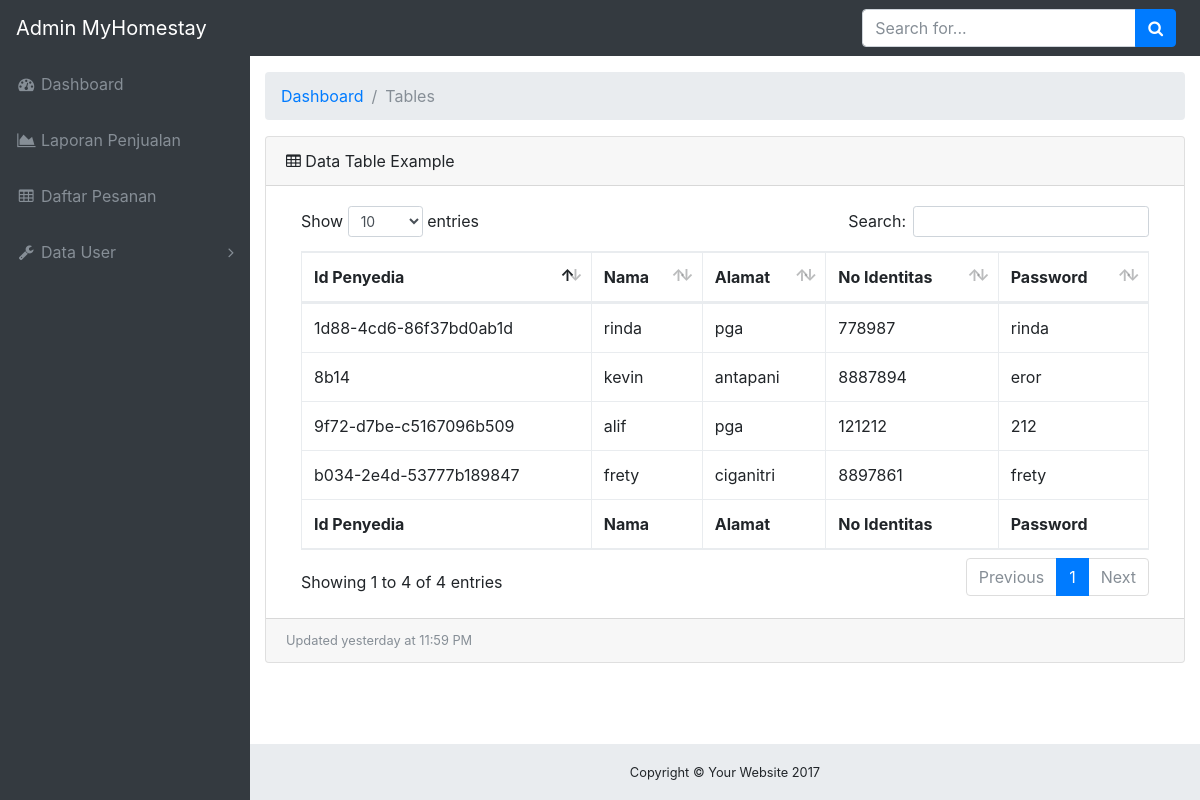
The page /controller/controller.php?fungsi=lihatDatPenyedia on the database as committed earlier.
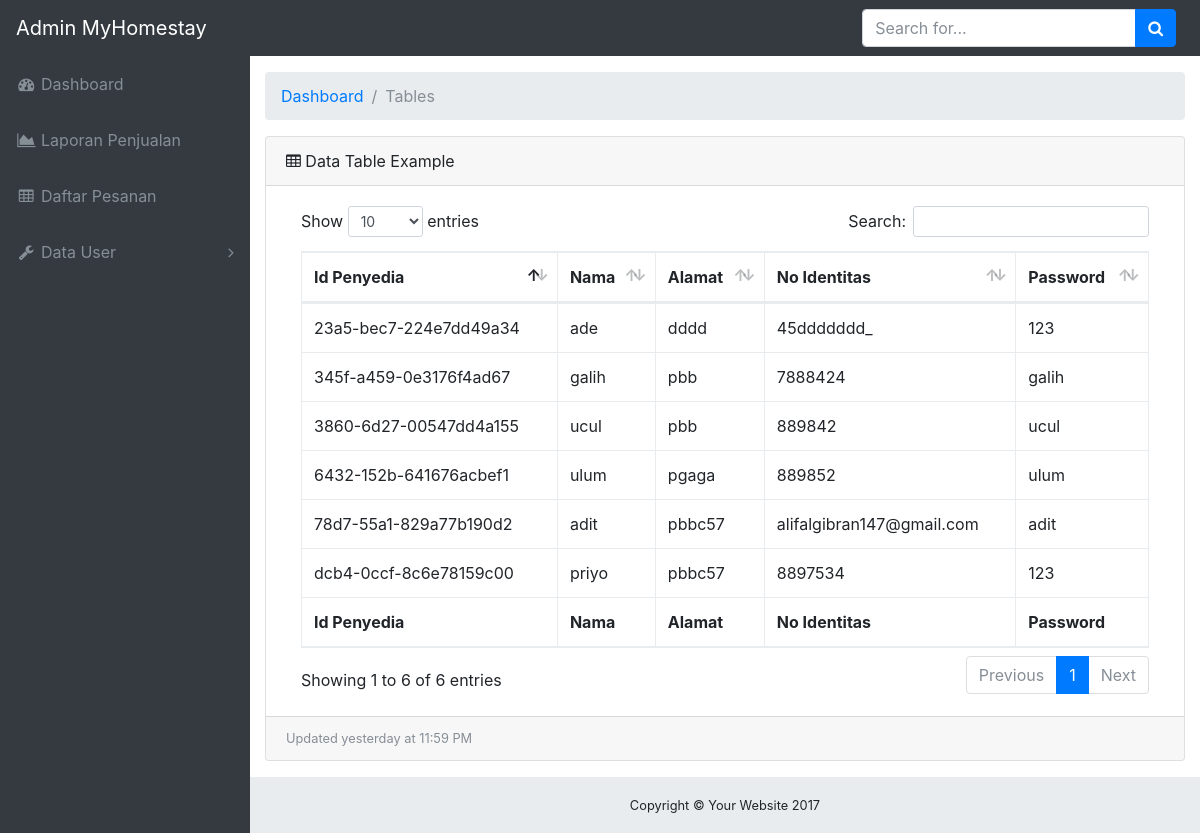
The same page on the database as committed later.
### tables this page shows
CREATE TABLE `penyedia` (
  `id_penyedia` varchar(22) NOT NULL,
  `nama` text NOT NULL,
  `alamat` text NOT NULL,
  `no_identitas` text NOT NULL,
  `password` text NOT NULL
);

### model/model.php (called while the page is built, shortened)
<?php
class model{
    public function __construct(){
      $server         = "localhost";
      $username       = "root";
      $pass           = "";
      $db             = "tubwebdas";
      $this->conn = new mysqli($server, $username, $pass, $db);
    }
}
 ?>

### model/m_main.php (called while the page is built, shortened)
<?php
include "model.php";
class m_main extends model{
      public function ldp(){
        return $this->conn->query("SELECT * FROM penyedia");
      }
}
 ?>

### view/admin/datapenyedia.php (the view, shortened to what this page needs)
<!DOCTYPE html>
<html lang="en">
<head>
  <link href="vendor/bootstrap/css/bootstrap.min.css" rel="stylesheet">
  <link href="vendor/font-awesome/css/font-awesome.min.css" rel="stylesheet" type="text/css">
  <link href="vendor/datatables/dataTables.bootstrap4.css" rel="stylesheet">
  <link href="css/sb-admin.css" rel="stylesheet">
</head>
<body class="fixed-nav sticky-footer bg-dark" id="page-top">
  <nav class="navbar navbar-expand-lg navbar-dark bg-dark fixed-top" id="mainNav">
    <a class="navbar-brand" href="index.html">Admin MyHomestay</a>
    <div class="collapse navbar-collapse" id="navbarResponsive">
      <ul class="navbar-nav navbar-sidenav" id="exampleAccordion">
        <li class="nav-item" data-toggle="tooltip" data-placement="right" title="Dashboard">
          <a class="nav-link" href="../view/admin/index.html">
            <i class="fa fa-fw fa-dashboard"></i>
            <span class="nav-link-text">Dashboard</span>
          </a>
        </li>
        <li class="nav-item" data-toggle="tooltip" data-placement="right" title="Charts">
          <a class="nav-link" href="http://localhost/webdastub/controller/controller.php?fungsi=laporanPenjualan">
            <i class="fa fa-fw fa-area-chart"></i>
            <span class="nav-link-text">Laporan Penjualan</span>
          </a>
        </li>
        <li class="nav-item" data-toggle="tooltip" data-placement="right" title="Tables">
          <a class="nav-link" href="http://localhost/webdastub/controller/controller.php?fungsi=lihatPesanan">
            <i class="fa fa-fw fa-table"></i>
            <span class="nav-link-text">Daftar Pesanan</span>
          </a>
        </li>
        <li class="nav-item" data-toggle="tooltip" data-placement="right" title="Components">
          <a class="nav-link nav-link-collapse collapsed" data-toggle="collapse" href="#collapseComponents" data-parent="#exampleAccordion">
            <i class="fa fa-fw fa-wrench"></i>
            <span class="nav-link-text">Data User</span>
          </a>
        </li>
      </ul>
      <ul class="navbar-nav ml-auto">
        <li class="nav-item">
          <form class="form-inline my-2 my-lg-0 mr-lg-2">
            <div class="input-group">
              <form action="" method="post">
                    <input class="form-control" type="text" name="cari" placeholder="Search for...">
              </form>
              <span class="input-group-btn">
                <button class="btn btn-primary" type="button">
                  <i class="fa fa-search"></i>
                </button>
              </span>
            </div>
          </form>
        </li>
      </ul>
    </div>
  </nav>  <div class="content-wrapper">
    <div class="container-fluid">
      <ol class="breadcrumb">
        <li class="breadcrumb-item">
          <a href="#">Dashboard</a>
        </li>
        <li class="breadcrumb-item active">Tables</li>
      </ol>
      <div class="card mb-3">
        <div class="card-header">
          <i class="fa fa-table"></i> Data Table Example</div>
        <div class="card-body">
          <div class="table-responsive">
            <table class="table table-bordered" id="dataTable" width="100%" cellspacing="0">
              <thead>
                <tr>
                  <th>Id Penyedia</th>
                  <th>Nama</th>
                  <th>Alamat</th>
                  <th>No Identitas</th>
                  <th>Password</th>
                </tr>
              </thead>
              <tfoot>
                <tr>
                  <th>Id Penyedia</th>
                  <th>Nama</th>
                  <th>Alamat</th>
                  <th>No Identitas</th>
                  <th>Password</th>
                </tr>
              </tfoot>
              <tbody>
                <?php while($row = $ldp->fetch_assoc()){
                ?>
                <tr>
                  <td><?php echo $row['id_penyedia'] ?></td>
                  <td><?php echo $row['nama'] ?></td>
                  <td><?php echo $row['alamat'] ?></td>
                  <td><?php echo $row['no_identitas'] ?></td>
                  <td><?php echo $row['password'] ?></td>
                </tr>
              <?php } ?>
              </tbody>
            </table>
          </div>
        </div>
        <div class="card-footer small text-muted">Updated yesterday at 11:59 PM</div>
      </div>
    </div>
    <footer class="sticky-footer">
      <div class="container">
        <div class="text-center">
          <small>Copyright © Your Website 2017</small>
        </div>
      </div>
    </footer>
  </div>
</body>
</html>

Rows that differ between the two databases and show on the page:
removed penyedia: id_penyedia "1d88-4cd6-86f37bd0ab1d", nama "rinda", alamat "pga", no_identitas "778987", password "rinda"
removed penyedia: id_penyedia "8b14", nama "kevin", alamat "antapani", no_identitas "8887894", password "eror"
removed penyedia: id_penyedia "9f72-d7be-c5167096b509", nama "alif", alamat "pga", no_identitas "121212", password "212"
removed penyedia: id_penyedia "b034-2e4d-53777b189847", nama "frety", alamat "ciganitri", no_identitas "8897861", password "frety"
added penyedia: id_penyedia "23a5-bec7-224e7dd49a34", nama "ade", alamat "dddd", no_identitas "45ddddddd_", password "123"
added penyedia: id_penyedia "345f-a459-0e3176f4ad67", nama "galih", alamat "pbb", no_identitas "7888424", password "galih"
added penyedia: id_penyedia "3860-6d27-00547dd4a155", nama "ucul", alamat "pbb", no_identitas "889842", password "ucul"
added penyedia: id_penyedia "6432-152b-641676acbef1", nama "ulum", alamat "pgaga", no_identitas "889852", password "ulum"
added penyedia: id_penyedia "78d7-55a1-829a77b190d2", nama "adit", alamat "pbbc57", no_identitas "alifalgibran147@gmail.com", password "adit"
added penyedia: id_penyedia "dcb4-0ccf-8c6e78159c00", nama "priyo", alamat "pbbc57", no_identitas "8897534", password "123"
Other text that changed with them:
text written by a page script: "Show entries Search: Showing 1 to 4 of 4 entries Previous 1 Next" → "Show entries Search: Showing 1 to 6 of 6 entries Previous 1 Next"
